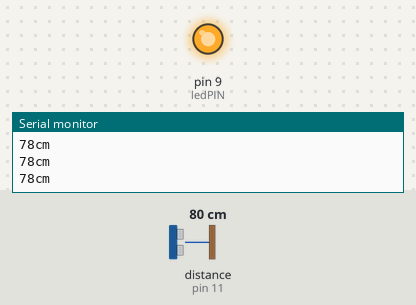
Simulated run of this sketch. Board: Arduino Uno, built with avr-gcc and run on an emulated ATmega328P. On the bench: output pins drawn as LEDs (lit = HIGH), the last lines printed to the serial monitor. Wiring (inferred from the names in the program): range finder with pulse-width output: data pin 11. The test bench sets the inputs (shaded band); at power-on: distance to the obstacle (sensor on pin 11) 80 cm. The echo pulse lasts 58.3 µs per cm.

Above: at 1.2 s.
1.3 s: distance to the obstacle (sensor on pin 11) set to 88 cm
2.8 s: distance to the obstacle (sensor on pin 11) set to 94 cm
At 4.1 s:
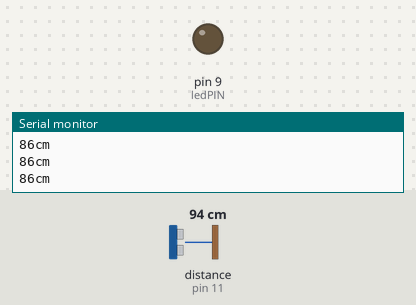
4.7 s: distance to the obstacle (sensor on pin 11) set to 2 cm
At 5.9 s:
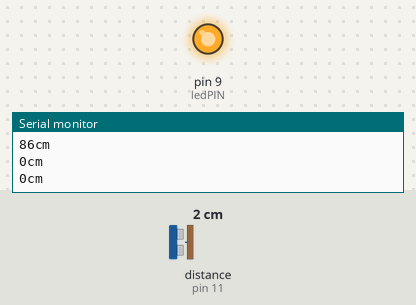
6.4 s: distance to the obstacle (sensor on pin 11) set to 120 cm
At 7.7 s:
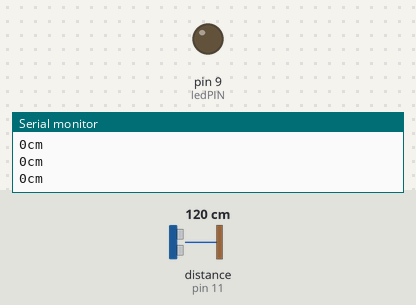
Timing chart, 0 to 9.0 s (numbered marks = the images above; inputs shaded):
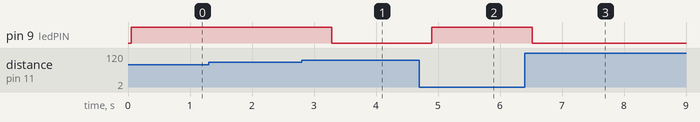

Measured:
- the behaviour switches between 91 and 92 cm on distance to the obstacle (sensor on pin 11) (found by bisection; images 0 and 1)
- after the input at 2.8 s, pin 9 (ledPIN): HIGH → LOW after 0.48 s
- after the input at 4.7 s, pin 9 (ledPIN): LOW → HIGH after 0.20 s
- after the input at 6.4 s, pin 9 (ledPIN): HIGH → LOW after 0.12 s

The sketch:

maxbot_nano.ino
```cpp
//kolo sensor maxbot.
//Author: Eduardo Gante.
// Date: 23/07/09
// pin 11 entrada
// pin 9 salida


const int pwPin = 11;
const int ledPIN = 9;

long pulse, inches, cm;

void setup()

{


  Serial.begin(9600);

}

void loop()

{

 pinMode(pwPin, INPUT);
 pinMode(ledPIN , OUTPUT);


  pulse = pulseIn(pwPin, HIGH);

  //147uS per inch


  inches = pulse / 147;

  //change inches to centimetres

  cm = inches * 2.54;

if (cm < 90){

  digitalWrite(ledPIN , HIGH);


  Serial.print(cm);

  Serial.print("cm");

  Serial.println();

}
else
{
  digitalWrite(ledPIN , LOW);
  }


  delay(500);

}
```
